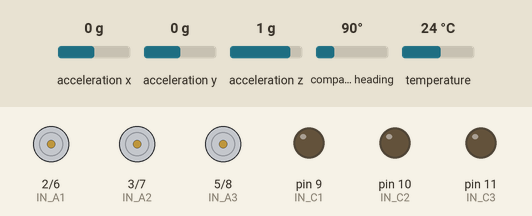
Simulated run of this sketch. Board: Arduino Leonardo, built for the host (arithmetic inside an expression is 32-bit, double 64-bit). Shown: motor-driver pin pairs drawn as motors (green arrow = first pin HIGH = forward, orange = second pin HIGH = backward, longer = more drive), output pins drawn as LEDs (lit = HIGH). Inputs (shaded band) come from the test bench; at power-on: acceleration x 0 g, acceleration y 0 g, acceleration z 1 g, compass heading 90°, temperature 24 °C. An integer division by zero does not stop the program and gives all ones (-1); what the sketch prints to the serial monitor is not drawn.

Above: at 0.1 s.
At 2.2 s:
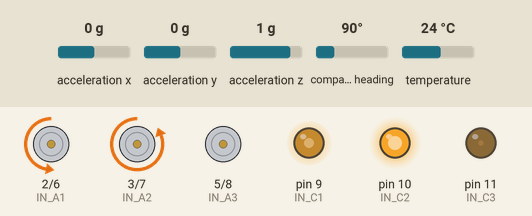
2.3 s: acceleration x set to -1.4 g
At 2.45 s:
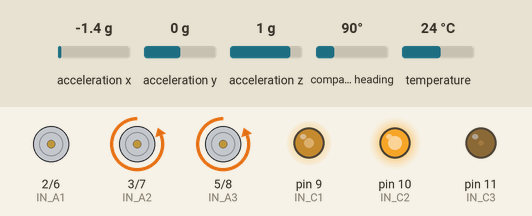
5.3 s: acceleration y set to -1.4 g
8.3 s: acceleration x set to -0.3 g
Timing chart, 0 to 9.8 s (numbered marks = the images above; inputs shaded):
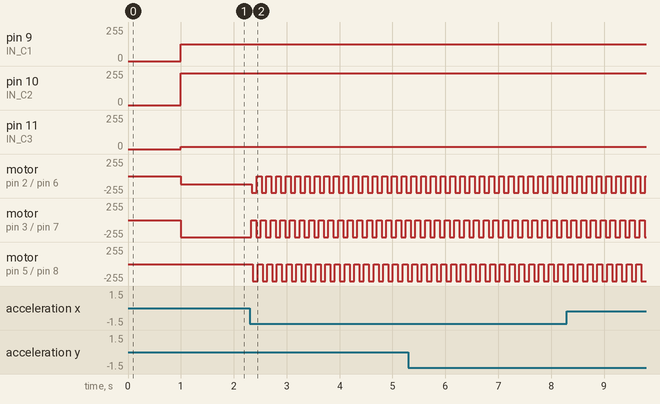

Measured:
- after the input at 2.3 s, motor on pin 2 (IN_A1) / pin 6 (IN_B1): alternates backward 254/255 for 0.09 s and stopped for 0.09 s, starting at once; motor on pin 3 (IN_A2) / pin 7 (IN_B2): alternates backward 255/255 for 0.09 s and stopped for 0.09 s, starting at once

The sketch:

matg_IMC.ino
```cpp
#include <Wire.h>
#include <Adafruit_Sensor.h>
#include <Adafruit_BNO055.h>
#include <utility/imumaths.h>

Adafruit_BNO055 bno = Adafruit_BNO055(55);

const int IN_A1 = 2;
const int IN_A2 = 3;
const int IN_A3 = 5;

const int IN_B1 = 6;
const int IN_B2 = 7;
const int IN_B3 = 8;

const int IN_C1 = 9;
const int IN_C2 = 10;
const int IN_C3 = 11;


// SPWM (Sine Wave)
const int pwmSin[] = {127, 138, 149, 160, 170, 181, 191, 200, 209, 217, 224, 231, 237, 242, 246, 250, 252, 254, 254, 254, 252, 250, 246, 242, 237, 231, 224, 217, 209, 200, 191, 181, 170, 160, 149, 138, 127, 116, 105, 94, 84, 73, 64, 54, 45, 37, 30, 23, 17, 12, 8, 4, 2, 0, 0, 0, 2, 4, 8, 12, 17, 23, 30, 37, 45, 54, 64, 73, 84, 94, 105, 116 };


/// SVPWM (Space Vector Wave)
//const int pwmSin[] = {128, 147, 166, 185, 203, 221, 238, 243, 248, 251, 253, 255, 255, 255, 253, 251, 248, 243, 238, 243, 248, 251, 253, 255, 255, 255, 253, 251, 248, 243, 238, 221, 203, 185, 166, 147, 128, 109, 90, 71, 53, 35, 18, 13, 8, 5, 3, 1, 1, 1, 3, 5, 8, 13, 18, 13, 8, 5, 3, 1, 1, 1, 3, 5, 8, 13, 18, 35, 53, 71, 90, 109};
//const int pwmSin[] = {128, 132, 136, 140, 143, 147, 151, 155, 159, 162, 166, 170, 174, 178, 181, 185, 189, 192, 196, 200, 203, 207, 211, 214, 218, 221, 225, 228, 232, 235, 238, 239, 240, 241, 242, 243, 244, 245, 246, 247, 248, 248, 249, 250, 250, 251, 252, 252, 253, 253, 253, 254, 254, 254, 255, 255, 255, 255, 255, 255, 255, 255, 255, 255, 255, 255, 255, 254, 254, 254, 253, 253, 253, 252, 252, 251, 250, 250, 249, 248, 248, 247, 246, 245, 244, 243, 242, 241, 240, 239, 238, 239, 240, 241, 242, 243, 244, 245, 246, 247, 248, 248, 249, 250, 250, 251, 252, 252, 253, 253, 253, 254, 254, 254, 255, 255, 255, 255, 255, 255, 255, 255, 255, 255, 255, 255, 255, 254, 254, 254, 253, 253, 253, 252, 252, 251, 250, 250, 249, 248, 248, 247, 246, 245, 244, 243, 242, 241, 240, 239, 238, 235, 232, 228, 225, 221, 218, 214, 211, 207, 203, 200, 196, 192, 189, 185, 181, 178, 174, 170, 166, 162, 159, 155, 151, 147, 143, 140, 136, 132, 128, 124, 120, 116, 113, 109, 105, 101, 97, 94, 90, 86, 82, 78, 75, 71, 67, 64, 60, 56, 53, 49, 45, 42, 38, 35, 31, 28, 24, 21, 18, 17, 16, 15, 14, 13, 12, 11, 10, 9, 8, 8, 7, 6, 6, 5, 4, 4, 3, 3, 3, 2, 2, 2, 1, 1, 1, 1, 1, 1, 1, 1, 1, 1, 1, 1, 1, 2, 2, 2, 3, 3, 3, 4, 4, 5, 6, 6, 7, 8, 8, 9, 10, 11, 12, 13, 14, 15, 16, 17, 18, 17, 16, 15, 14, 13, 12, 11, 10, 9, 8, 8, 7, 6, 6, 5, 4, 4, 3, 3, 3, 2, 2, 2, 1, 1, 1, 1, 1, 1, 1, 1, 1, 1, 1, 1, 1, 2, 2, 2, 3, 3, 3, 4, 4, 5, 6, 6, 7, 8, 8, 9, 10, 11, 12, 13, 14, 15, 16, 17, 18, 21, 24, 28, 31, 35, 38, 42, 45, 49, 53, 56, 60, 64, 67, 71, 75, 78, 82, 86, 90, 94, 97, 101, 105, 109, 113, 116, 120, 124};

int currentStep_A1;
int currentStep_A2;
int currentStep_A3;

int currentStep_B1;
int currentStep_B2;
int currentStep_B3;

int currentStep_C1;
int currentStep_C2;
int currentStep_C3;

int sineArraySize;
int increment = 0;

int count;
int countB;

int countU = 1000;

long pInt;
int x = 1;
int input;

int dX = 0;
int dY = 0;

double iX = 0;
double iY = 0;
double iZ = 0;

void setup() {
  Serial.begin(9600);

  Serial.println("Orientation Sensor Test"); Serial.println("");

  /* Initialise the sensor */
  if(!bno.begin())
  {
    /* There was a problem detecting the BNO055 ... check your connections */
    Serial.print("Ooops, no BNO055 detected ... Check your wiring or I2C ADDR!");
    while(1);
  }

  pinMode(IN_A1, OUTPUT);
  pinMode(IN_A2, OUTPUT);
  pinMode(IN_A3, OUTPUT);

  pinMode(IN_B1, OUTPUT);
  pinMode(IN_B2, OUTPUT);
  pinMode(IN_B3, OUTPUT);

  pinMode(IN_C1, OUTPUT);
  pinMode(IN_C2, OUTPUT);
  pinMode(IN_C3, OUTPUT);

  setPwmFrequency();

  sineArraySize = sizeof(pwmSin)/sizeof(int); // Find lookup table size
  int phaseShift = sineArraySize / 3;         // Find phase shift and initial A, B C phase values

  currentStep_A1 = 0;
  currentStep_A2 = currentStep_A1 + phaseShift;
  currentStep_A3 = currentStep_A2 + phaseShift;

  currentStep_B1 = 0;
  currentStep_B2 = currentStep_B1 + phaseShift;
  currentStep_B3 = currentStep_B2 + phaseShift;

  currentStep_C1 = 0;
  currentStep_C2 = currentStep_C1 + phaseShift;
  currentStep_C3 = currentStep_C2 + phaseShift;

  sineArraySize--; // Convert from array Size to last PWM array number

  countB = 0;

  delay(1000);

  bno.setExtCrystalUse(true);

}

void loop() {

  /* Get a new sensor event */
  sensors_event_t event;
  bno.getEvent(&event);

  /* Display the floating point data */
  //Serial.print("X: ");
  //Serial.print(event.orientation.x, 4);
  //Serial.print("\tY: ");
  //Serial.print(event.orientation.y, 4);
  //Serial.print("\tZ: ");
  //Serial.print(event.orientation.z, 4);
  //Serial.println("");

  /* Display the current temperature */
int8_t temp = bno.getTemp();

//Serial.print("Current Temperature: ");
//Serial.print(temp);
//Serial.println(" C");
//Serial.println("");
  iX = event.orientation.x;
  iY = event.orientation.y;
  iZ = event.orientation.z;
  //Serial.println(iY);
  if(iY < -5){
    rotateMotor_B(100, 1);
  }
  else if (iY > 5){
    rotateMotor_B(100, 0);
  }
  else {
        //rotateMotor_A(0, 1);
        rotateMotor_B(0, 1);
        //rotateMotor_C(0, 1);
    }

  if(iZ < -5){
    rotateMotor_C(100, 0);
  }
  else if (iZ > 5){
    rotateMotor_C(100, 1);
  }
  else {
        //rotateMotor_A(0, 1);
        rotateMotor_C(0, 1);
        //rotateMotor_C(0, 1);
    }

  count++;
  delay(1);


}

void rotateMotor_A(int spd, int drctn) {
    if (spd != 0) spd = 101-spd;

    if (count%spd == 0) {
    analogWrite(IN_A1, pwmSin[currentStep_A1]);
    analogWrite(IN_A2, pwmSin[currentStep_A2]);
    analogWrite(IN_A3, pwmSin[currentStep_A3]);

    if (drctn==true) increment = 1;
    else increment = -1;

    currentStep_A1 = currentStep_A1 + increment;
    currentStep_A2 = currentStep_A2 + increment;
    currentStep_A3 = currentStep_A3 + increment;

    //Check for lookup table overflow and return to opposite end if necessary
    if(currentStep_A1 > sineArraySize)  currentStep_A1 = 0;
    if(currentStep_A1 < 0)  currentStep_A1 = sineArraySize;

    if(currentStep_A2 > sineArraySize)  currentStep_A2 = 0;
    if(currentStep_A2 < 0)  currentStep_A2 = sineArraySize;

    if(currentStep_A3 > sineArraySize)  currentStep_A3 = 0;
    if(currentStep_A3 < 0) currentStep_A3 = sineArraySize;

   }
}

void rotateMotor_B(int spd, int drctn) {
    if (spd != 0) spd = 101-spd;

    if (count%spd == 0) {
    analogWrite(IN_B1, pwmSin[currentStep_B1]);
    analogWrite(IN_B2, pwmSin[currentStep_B2]);
    analogWrite(IN_B3, pwmSin[currentStep_B3]);

    if (drctn==true) increment = 1;
    else increment = -1;

    currentStep_B1 = currentStep_B1 + increment;
    currentStep_B2 = currentStep_B2 + increment;
    currentStep_B3 = currentStep_B3 + increment;

    //Check for lookup table overflow and return to opposite end if necessary
    if(currentStep_B1 > sineArraySize)  currentStep_B1 = 0;
    if(currentStep_B1 < 0)  currentStep_B1 = sineArraySize;

    if(currentStep_B2 > sineArraySize)  currentStep_B2 = 0;
    if(currentStep_B2 < 0)  currentStep_B2 = sineArraySize;

    if(currentStep_B3 > sineArraySize)  currentStep_B3 = 0;
    if(currentStep_B3 < 0) currentStep_B3 = sineArraySize;

   }
}

void rotateMotor_C(int spd, int drctn) {
    if (spd != 0) spd = 101-spd;

    if (count%spd == 0) {
    analogWrite(IN_C1, pwmSin[currentStep_C1]);
    analogWrite(IN_C2, pwmSin[currentStep_C2]);
    analogWrite(IN_C3, pwmSin[currentStep_C3]);

    if (drctn==true) increment = 1;
    else increment = -1;

    currentStep_C1 = currentStep_C1 + increment;
    currentStep_C2 = currentStep_C2 + increment;
    currentStep_C3 = currentStep_C3 + increment;

    //Check for lookup table overflow and return to opposite end if necessary
    if(currentStep_C1 > sineArraySize)  currentStep_C1 = 0;
    if(currentStep_C1 < 0)  currentStep_C1 = sineArraySize;

    if(currentStep_C2 > sineArraySize)  currentStep_C2 = 0;
    if(currentStep_C2 < 0)  currentStep_C2 = sineArraySize;

    if(currentStep_C3 > sineArraySize)  currentStep_C3 = 0;
    if(currentStep_C3 < 0) currentStep_C3 = sineArraySize;

   }
}

void setPwmFrequency() {
//  sets the pwm frequency to inaudible levels
      //TCCR0B = TCCR0B & 0b11111000 | 0x01;
      TCCR1B = TCCR1B & 0b11111000 | 0x01;
      TCCR2B = TCCR2B & 0b11111000 | 0x01;
      TCCR3B = TCCR3B & 0b11111000 | 0x01;
      TCCR4B = TCCR4B & 0b11111000 | 0x01;
}
```
